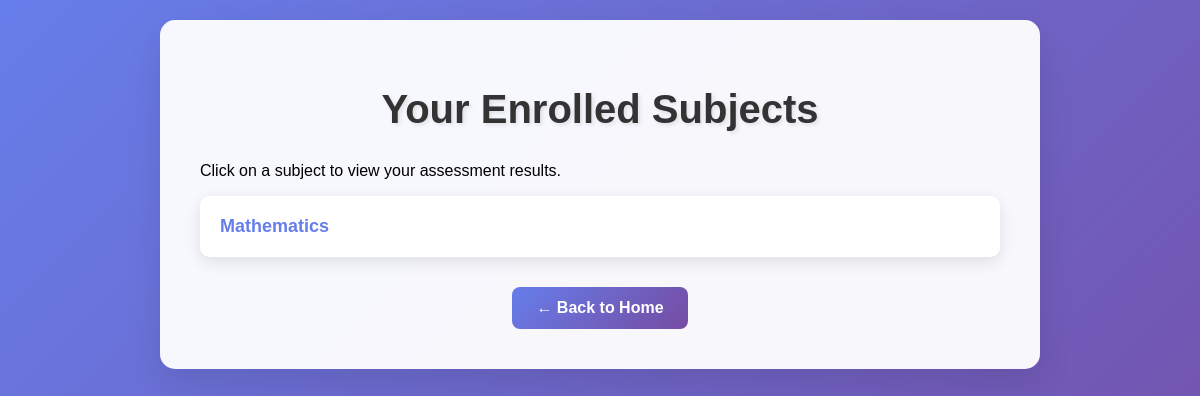
Page /course_list/ (signed in) on the earlier database version.
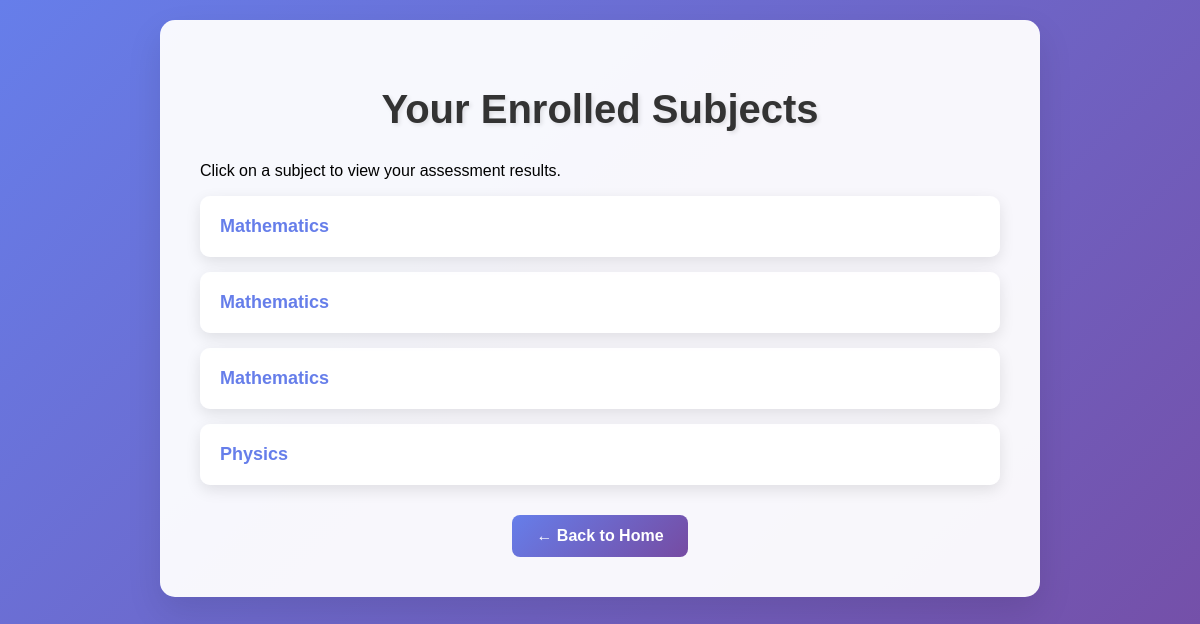
Same page on the later database version.
### main/models.py (models this page shows)
class Assessment(models.Model):
    quiz1 = models.IntegerField(default=0)
    quiz2 = models.IntegerField(default=0)
    assignment1 = models.IntegerField(default=0)
    assignment2 = models.IntegerField(default=0)
    mid_exam = models.IntegerField(default=0)
    final_exam = models.IntegerField(default=0)
    course = models.ForeignKey(Course, on_delete=models.CASCADE , related_name='assessment')
    student = models.ForeignKey(CustomUserModel, on_delete=models.CASCADE, related_name='assessments')

class Course(models.Model):
    course_name = models.CharField(max_length=200, choices=COURSE_CHOICES)
    teacher = models.ForeignKey(CustomUserModel, on_delete=models.CASCADE , related_name='courses')

### main/views.py (the view)
# urls.py: path('course_list/', Course_listVIew.as_view() , name = 'course_list'),
class Course_listVIew(ListView):
    model = Course
    context_object_name = 'courses'
    template_name = 'main/student_subjects_list.html'
    def get_queryset(self):
        return Assessment.objects.filter(student = self.request.user)

### main/templates/main/student_subjects_list.html (shortened to what this page needs)
<!DOCTYPE html>
<html lang="en">
<head>
    {% load static %}
    <link rel="stylesheet" href="{% static 'main/base.css' %}">
</head>
<body>
    <div class="container">
        <h1>Your Enrolled Subjects</h1>
        <p>Click on a subject to view your assessment results.</p>
        <div class="student-list">
            {% for course in courses %}
                <div class="student-card">
                    <a href="{% url 'assessment_list' course.course.id %}">{{ course.course.course_name }}</a>
                </div>
            {% empty %}
                <p>No subjects enrolled yet.</p>
            {% endfor %}
        </div>
        <div style="text-align: center; margin-top: 30px;">
            <a href="{% url 'home' %}" style="display: inline-block; padding: 12px 24px; background: linear-gradient(135deg, #667eea 0%, #764ba2 100%); color: white; text-decoration: none; border-radius: 8px; font-weight: bold;">← Back to Home</a>
        </div>
    </div>
</body>
</html>

### main/static/main/base.css (style rules this page uses)
body { font-family: 'Arial', sans-serif; background: linear-gradient(135deg, #667eea 0%, #764ba2 100%); margin: 0; padding: 0; min-height: 100vh; }
.container { background: rgba(255, 255, 255, 0.95); border-radius: 15px; box-shadow: 0 15px 35px rgba(0, 0, 0, 0.1); padding: 40px; max-width: 800px; width: 100%; margin: 20px auto; }
h1 { color: #333; text-align: center; margin-bottom: 30px; font-size: 2.5em; text-shadow: 2px 2px 4px rgba(0, 0, 0, 0.1); }
a { color: #667eea; text-decoration: none; transition: color 0.3s ease; }
.student-list, .teacher-list { max-width: 1000px; margin: 0 auto; }
.student-card, .teacher-card { background: rgba(255, 255, 255, 0.95); border-radius: 10px; padding: 20px; margin-bottom: 15px; box-shadow: 0 5px 15px rgba(0, 0, 0, 0.1); transition: transform 0.2s ease; }
.student-card a, .teacher-card a { display: block; font-size: 18px; font-weight: bold; color: #667eea; }

Differences in the rows shown:
added Assessment: course.course_name "Mathematics"
added Assessment: course.course_name "Mathematics"
added Assessment: course.course_name "Physics"
